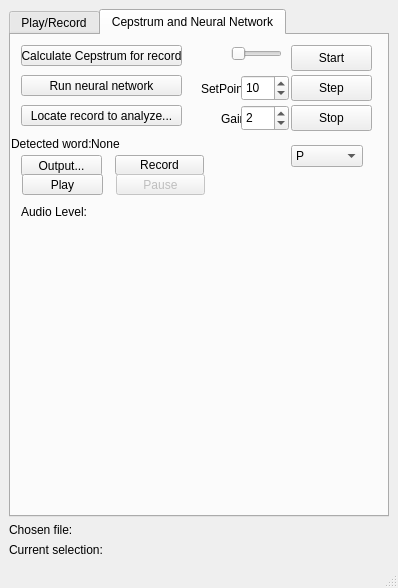
<?xml version="1.0" encoding="UTF-8"?>
<ui version="4.0">
 <class>AudioRecorder</class>
 <widget class="QMainWindow" name="AudioRecorder">
  <property name="geometry">
   <rect>
    <x>0</x>
    <y>0</y>
    <width>398</width>
    <height>588</height>
   </rect>
  </property>
  <property name="windowTitle">
   <string>MainWindow</string>
  </property>
  <widget class="QWidget" name="centralwidget">
   <layout class="QGridLayout" name="gridLayout_3">
    <item row="4" column="0">
     <widget class="QLabel" name="labelChosenFile">
      <property name="text">
       <string>Chosen file:</string>
      </property>
     </widget>
    </item>
    <item row="3" column="0">
     <layout class="QVBoxLayout" name="verticalLayout">
      <item>
       <widget class="QTabWidget" name="tabWidget">
        <property name="currentIndex">
         <number>1</number>
        </property>
        <widget class="QWidget" name="tab">
         <attribute name="title">
          <string>Play/Record</string>
         </attribute>
         <widget class="QWidget" name="layoutWidget">
          <property name="geometry">
           <rect>
            <x>0</x>
            <y>10</y>
            <width>381</width>
            <height>322</height>
           </rect>
          </property>
          <layout class="QGridLayout" name="gridLayout_2">
           <item row="4" column="0">
            <widget class="QLabel" name="label_4">
             <property name="text">
              <string>Sample rate:</string>
             </property>
            </widget>
           </item>
           <item row="0" column="1">
            <widget class="QComboBox" name="audioDeviceBox"/>
           </item>
           <item row="3" column="1">
            <widget class="QComboBox" name="containerBox"/>
           </item>
           <item row="4" column="1">
            <widget class="QComboBox" name="sampleRateBox"/>
           </item>
           <item row="2" column="1">
            <widget class="QComboBox" name="audioCodecBox"/>
           </item>
           <item row="3" column="0">
            <widget class="QLabel" name="label_3">
             <property name="text">
              <string>File Container:</string>
             </property>
            </widget>
           </item>
           <item row="2" column="0">
            <widget class="QLabel" name="label_2">
             <property name="text">
              <string>Audio Codec:</string>
             </property>
            </widget>
           </item>
           <item row="5" column="0">
            <widget class="QLabel" name="label_5">
             <property name="text">
              <string>Channels:</string>
             </property>
            </widget>
           </item>
           <item row="5" column="1">
            <widget class="QComboBox" name="channelsBox"/>
           </item>
           <item row="0" column="0">
            <widget class="QLabel" name="label">
             <property name="text">
              <string>Input Device:</string>
             </property>
            </widget>
           </item>
           <item row="6" column="0" colspan="2">
            <widget class="QGroupBox" name="groupBox">
             <property name="title">
              <string>Encoding Mode:</string>
             </property>
             <layout class="QGridLayout" name="gridLayout">
              <item row="0" column="0" colspan="2">
               <widget class="QRadioButton" name="constantQualityRadioButton">
                <property name="text">
                 <string>Constant Quality:</string>
                </property>
                <property name="checked">
                 <bool>true</bool>
                </property>
               </widget>
              </item>
              <item row="1" column="0">
               <spacer name="horizontalSpacer_2">
                <property name="orientation">
                 <enum>Qt::Horizontal</enum>
                </property>
                <property name="sizeType">
                 <enum>QSizePolicy::Fixed</enum>
                </property>
                <property name="sizeHint" stdset="0">
                 <size>
                  <width>40</width>
                  <height>20</height>
                 </size>
                </property>
               </spacer>
              </item>
              <item row="1" column="1">
               <widget class="QSlider" name="qualitySlider">
                <property name="orientation">
                 <enum>Qt::Horizontal</enum>
                </property>
               </widget>
              </item>
              <item row="2" column="0" colspan="2">
               <widget class="QRadioButton" name="constantBitrateRadioButton">
                <property name="text">
                 <string>Constant Bitrate:</string>
                </property>
               </widget>
              </item>
              <item row="3" column="0">
               <spacer name="horizontalSpacer">
                <property name="orientation">
                 <enum>Qt::Horizontal</enum>
                </property>
                <property name="sizeType">
                 <enum>QSizePolicy::Fixed</enum>
                </property>
                <property name="sizeHint" stdset="0">
                 <size>
                  <width>40</width>
                  <height>20</height>
                 </size>
                </property>
               </spacer>
              </item>
              <item row="3" column="1">
               <widget class="QComboBox" name="bitrateBox">
                <property name="enabled">
                 <bool>false</bool>
                </property>
               </widget>
              </item>
             </layout>
            </widget>
           </item>
          </layout>
         </widget>
        </widget>
        <widget class="QWidget" name="cepstrumTab">
         <attribute name="title">
          <string>Cepstrum and Neural Network</string>
         </attribute>
         <widget class="QPushButton" name="calculateCepstrumButton">
          <property name="geometry">
           <rect>
            <x>10</x>
            <y>10</y>
            <width>161</width>
            <height>21</height>
           </rect>
          </property>
          <property name="text">
           <string>Calculate Cepstrum for record</string>
          </property>
         </widget>
         <widget class="QLabel" name="label_6">
          <property name="geometry">
           <rect>
            <x>0</x>
            <y>100</y>
            <width>101</width>
            <height>17</height>
           </rect>
          </property>
          <property name="text">
           <string>Detected word:</string>
          </property>
         </widget>
         <widget class="QLabel" name="detectedNumberLabel">
          <property name="geometry">
           <rect>
            <x>80</x>
            <y>100</y>
            <width>111</width>
            <height>17</height>
           </rect>
          </property>
          <property name="text">
           <string>None</string>
          </property>
         </widget>
         <widget class="QPushButton" name="outputButton">
          <property name="geometry">
           <rect>
            <x>10</x>
            <y>120</y>
            <width>81</width>
            <height>21</height>
           </rect>
          </property>
          <property name="text">
           <string>Output...</string>
          </property>
         </widget>
         <widget class="QPushButton" name="recordButton">
          <property name="geometry">
           <rect>
            <x>104</x>
            <y>120</y>
            <width>89</width>
            <height>20</height>
           </rect>
          </property>
          <property name="text">
           <string>Record</string>
          </property>
         </widget>
         <widget class="QLabel" name="levelLabel">
          <property name="geometry">
           <rect>
            <x>10</x>
            <y>168</y>
            <width>89</width>
            <height>17</height>
           </rect>
          </property>
          <property name="text">
           <string>Audio Level:</string>
          </property>
         </widget>
         <widget class="QPushButton" name="playButton">
          <property name="geometry">
           <rect>
            <x>11</x>
            <y>139</y>
            <width>81</width>
            <height>21</height>
           </rect>
          </property>
          <property name="text">
           <string>Play</string>
          </property>
         </widget>
         <widget class="QWidget" name="layoutWidget_2">
          <property name="geometry">
           <rect>
            <x>100</x>
            <y>168</y>
            <width>185</width>
            <height>17</height>
           </rect>
          </property>
          <layout class="QVBoxLayout" name="levelsLayout1"/>
         </widget>
         <widget class="QPushButton" name="pauseButton">
          <property name="enabled">
           <bool>false</bool>
          </property>
          <property name="geometry">
           <rect>
            <x>105</x>
            <y>139</y>
            <width>89</width>
            <height>21</height>
           </rect>
          </property>
          <property name="text">
           <string>Pause</string>
          </property>
         </widget>
         <widget class="QPushButton" name="locateRecordToAnalyzeButton">
          <property name="geometry">
           <rect>
            <x>10</x>
            <y>70</y>
            <width>161</width>
            <height>21</height>
           </rect>
          </property>
          <property name="text">
           <string>Locate record to analyze...</string>
          </property>
         </widget>
         <widget class="QPushButton" name="runNeuralNetworkButton">
          <property name="geometry">
           <rect>
            <x>10</x>
            <y>40</y>
            <width>161</width>
            <height>21</height>
           </rect>
          </property>
          <property name="text">
           <string>Run neural network</string>
          </property>
         </widget>
         <widget class="QComboBox" name="regulatorComboBox">
          <property name="geometry">
           <rect>
            <x>280</x>
            <y>110</y>
            <width>72</width>
            <height>22</height>
           </rect>
          </property>
          <item>
           <property name="text">
            <string>P</string>
           </property>
          </item>
          <item>
           <property name="text">
            <string>PI</string>
           </property>
          </item>
         </widget>
         <widget class="QCustomPlot" name="Plot1" native="true">
          <property name="geometry">
           <rect>
            <x>20</x>
            <y>210</y>
            <width>331</width>
            <height>271</height>
           </rect>
          </property>
         </widget>
         <widget class="QPushButton" name="stopButton">
          <property name="geometry">
           <rect>
            <x>280</x>
            <y>70</y>
            <width>81</width>
            <height>26</height>
           </rect>
          </property>
          <property name="text">
           <string>Stop</string>
          </property>
         </widget>
         <widget class="QPushButton" name="stepButton">
          <property name="geometry">
           <rect>
            <x>280</x>
            <y>40</y>
            <width>81</width>
            <height>26</height>
           </rect>
          </property>
          <property name="text">
           <string>Step</string>
          </property>
         </widget>
         <widget class="QPushButton" name="startButton">
          <property name="geometry">
           <rect>
            <x>280</x>
            <y>10</y>
            <width>81</width>
            <height>26</height>
           </rect>
          </property>
          <property name="text">
           <string>Start</string>
          </property>
         </widget>
         <widget class="QLabel" name="label_8">
          <property name="geometry">
           <rect>
            <x>190</x>
            <y>45</y>
            <width>41</width>
            <height>17</height>
           </rect>
          </property>
          <property name="text">
           <string>SetPoint</string>
          </property>
         </widget>
         <widget class="QLabel" name="label_9">
          <property name="geometry">
           <rect>
            <x>210</x>
            <y>75</y>
            <width>21</width>
            <height>17</height>
           </rect>
          </property>
          <property name="text">
           <string>Gain</string>
          </property>
         </widget>
         <widget class="QSlider" name="horizontalSlider">
          <property name="geometry">
           <rect>
            <x>220</x>
            <y>10</y>
            <width>51</width>
            <height>18</height>
           </rect>
          </property>
          <property name="minimum">
           <number>20</number>
          </property>
          <property name="maximum">
           <number>2000</number>
          </property>
          <property name="singleStep">
           <number>100</number>
          </property>
          <property name="orientation">
           <enum>Qt::Horizontal</enum>
          </property>
         </widget>
         <widget class="QSpinBox" name="spinBoxGain">
          <property name="geometry">
           <rect>
            <x>230</x>
            <y>70</y>
            <width>48</width>
            <height>26</height>
           </rect>
          </property>
          <property name="maximum">
           <number>10</number>
          </property>
          <property name="value">
           <number>2</number>
          </property>
         </widget>
         <widget class="QSpinBox" name="spinBoxSP">
          <property name="geometry">
           <rect>
            <x>230</x>
            <y>40</y>
            <width>48</width>
            <height>26</height>
           </rect>
          </property>
          <property name="value">
           <number>10</number>
          </property>
         </widget>
        </widget>
       </widget>
      </item>
     </layout>
    </item>
    <item row="5" column="0">
     <widget class="QLabel" name="labelCurrentSelection">
      <property name="text">
       <string>Current selection:</string>
      </property>
     </widget>
    </item>
   </layout>
  </widget>
  <widget class="QStatusBar" name="statusbar"/>
 </widget>
 <customwidgets>
  <customwidget>
   <class>QCustomPlot</class>
   <extends>QWidget</extends>
   <header>qcustomplot.h</header>
   <container>1</container>
  </customwidget>
 </customwidgets>
 <resources/>
 <connections>
  <connection>
   <sender>recordButton</sender>
   <signal>clicked()</signal>
   <receiver>AudioRecorder</receiver>
   <slot>toggleRecord()</slot>
   <hints>
    <hint type="sourcelabel">
     <x>342</x>
     <y>137</y>
    </hint>
    <hint type="destinationlabel">
     <x>221</x>
     <y>264</y>
    </hint>
   </hints>
  </connection>
  <connection>
   <sender>constantQualityRadioButton</sender>
   <signal>toggled(bool)</signal>
   <receiver>qualitySlider</receiver>
   <slot>setEnabled(bool)</slot>
   <hints>
    <hint type="sourcelabel">
     <x>113</x>
     <y>197</y>
    </hint>
    <hint type="destinationlabel">
     <x>115</x>
     <y>223</y>
    </hint>
   </hints>
  </connection>
  <connection>
   <sender>pauseButton</sender>
   <signal>clicked()</signal>
   <receiver>AudioRecorder</receiver>
   <slot>togglePause()</slot>
   <hints>
    <hint type="sourcelabel">
     <x>438</x>
     <y>137</y>
    </hint>
    <hint type="destinationlabel">
     <x>221</x>
     <y>264</y>
    </hint>
   </hints>
  </connection>
  <connection>
   <sender>outputButton</sender>
   <signal>clicked()</signal>
   <receiver>AudioRecorder</receiver>
   <slot>setOutputLocation()</slot>
   <hints>
    <hint type="sourcelabel">
     <x>246</x>
     <y>137</y>
    </hint>
    <hint type="destinationlabel">
     <x>221</x>
     <y>264</y>
    </hint>
   </hints>
  </connection>
  <connection>
   <sender>constantBitrateRadioButton</sender>
   <signal>toggled(bool)</signal>
   <receiver>bitrateBox</receiver>
   <slot>setEnabled(bool)</slot>
   <hints>
    <hint type="sourcelabel">
     <x>173</x>
     <y>259</y>
    </hint>
    <hint type="destinationlabel">
     <x>190</x>
     <y>291</y>
    </hint>
   </hints>
  </connection>
 </connections>
 <slots>
  <slot>setOutputLocation()</slot>
  <slot>toggleRecord()</slot>
  <slot>togglePause()</slot>
 </slots>
</ui>
